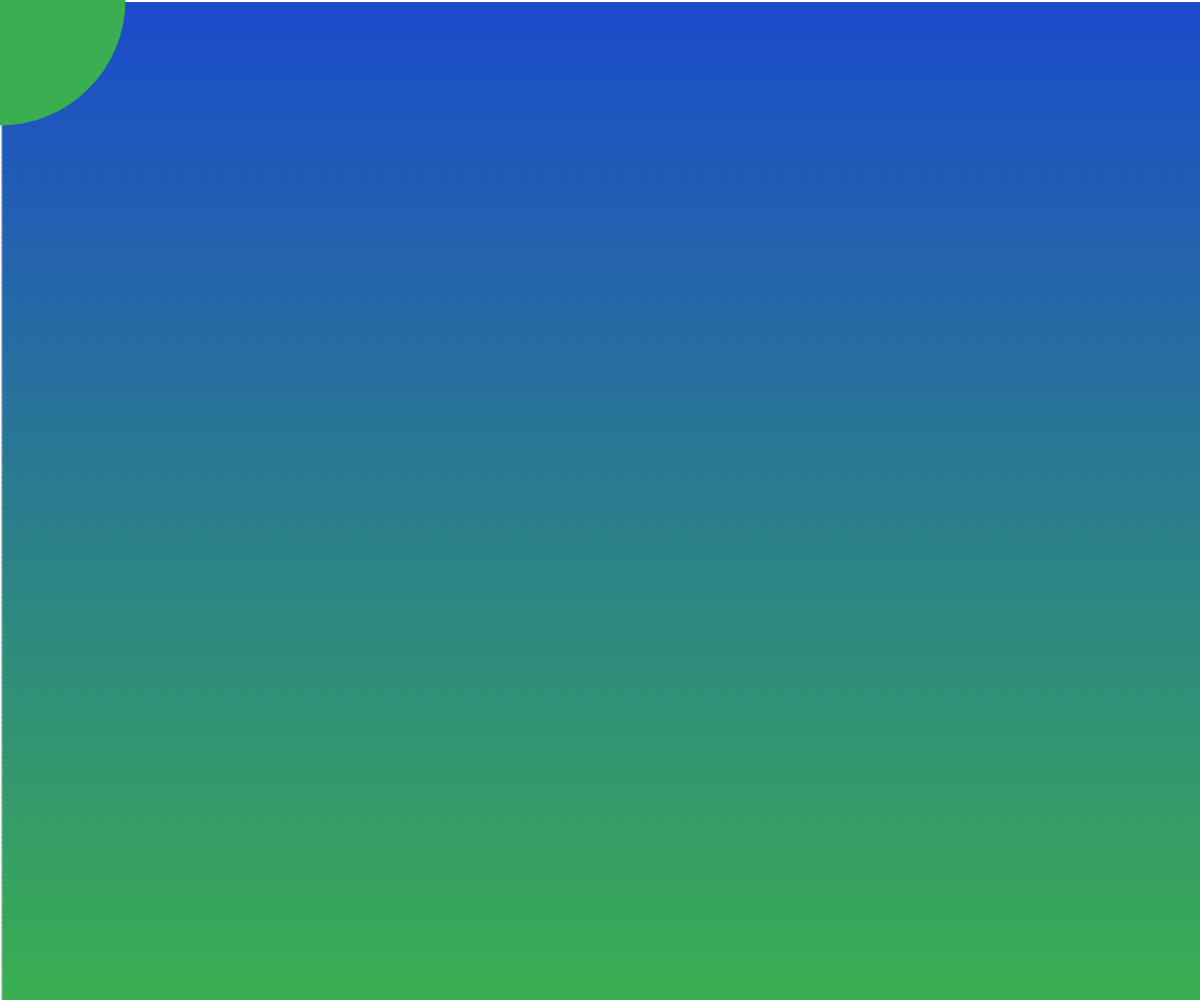
Frame 1 (no input)
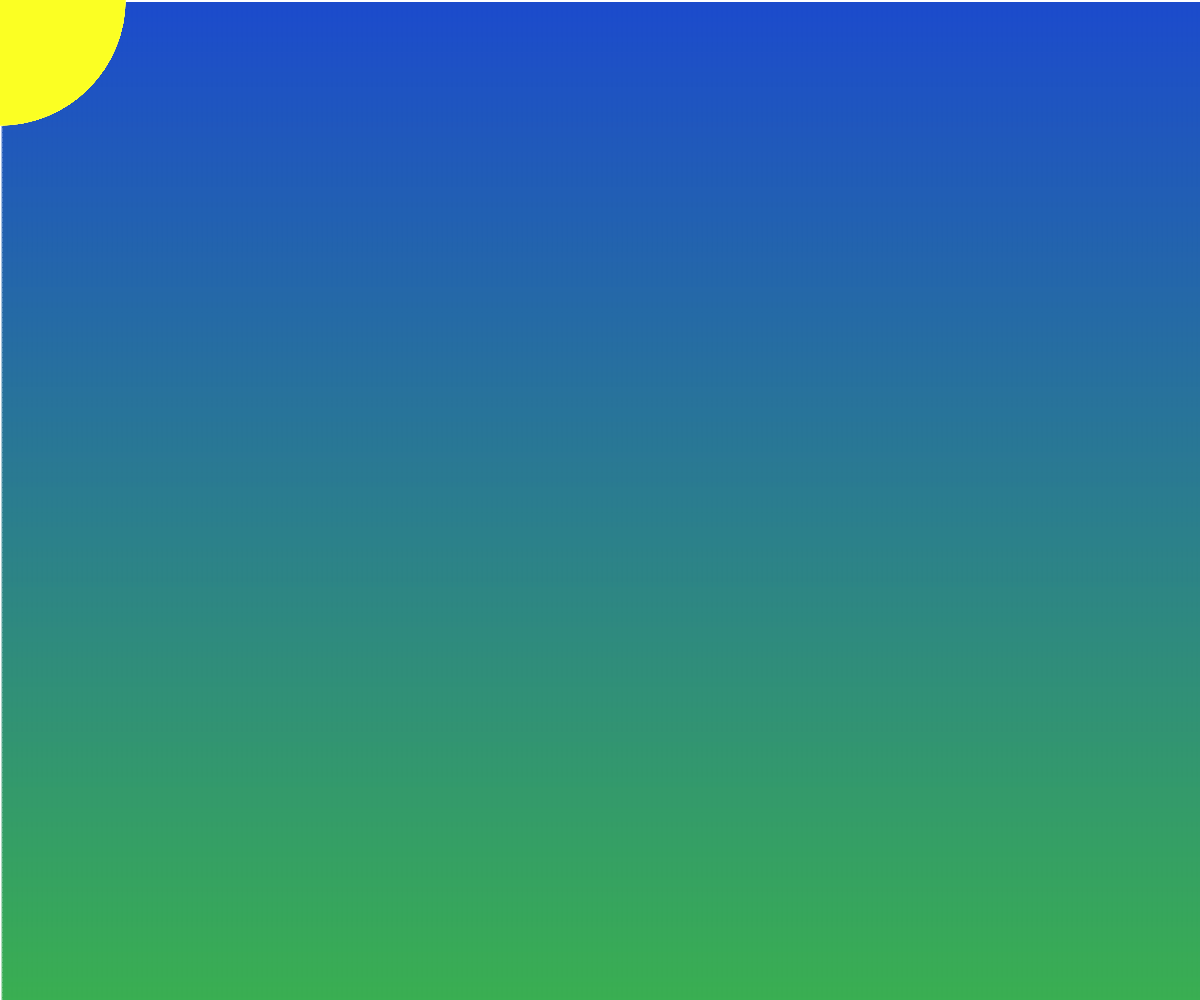
Frame 60 (no input)
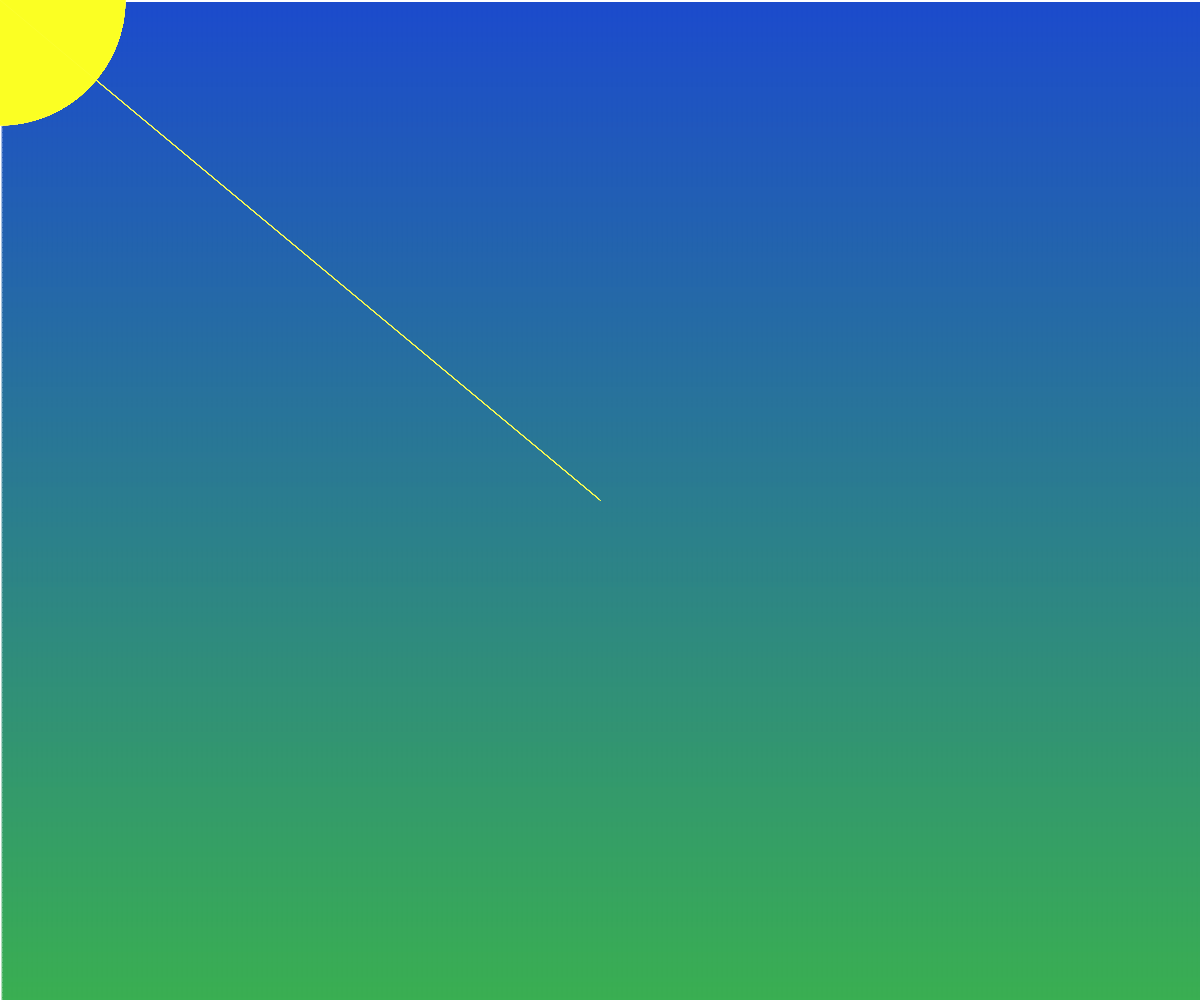
Frame 120 (the mouse pressed at the canvas centre since frame 60)

The p5.js sketch that drew these frames (run headless with seeded random() and noise() and a simulated clock; from frame 60 on, the mouse is pressed at the canvas centre):

// p5.js sketch
// ── sketch.js
var c1;
var c2;
var c3;
var r;
var g;
var b;
var dd = 5;

function setup() {
 createCanvas( windowWidth , windowHeight );

 var M = round(windowHeight/dd);
  var N = round(windowWidth/dd);
       
    dx = windowWidth/N;
    dy = windowHeight/M;


  for( a = 0 ; a < M ; a++ ){
    for( i = 0 ; i < N ; i++ ) {
 
  
  c1 = color( 28 , 75 , 204 );
  c2 = color( 58 , 175 , 81 );
  
  c3 = lerpColor( c1 , c2 , a/M );

  
  fill( c3 );
    rect( dx/2 +i*dx , dy/2 +a*dy , dx , dy );
   
   stroke( c3 );
   }
  }
}

function draw() {
ellipse( 0 , 0 ,250 , 250 );
  fill( 251 , 255 , 35 );
  
 var r =random( 251 , 253 );
 var g =random( 255 , 255 );
 var b =random( 35 , 135 );
  stroke( r , g , b , 35 );
  line( 0 , 0 , mouseX , mouseY );
  
  
  
  
}
